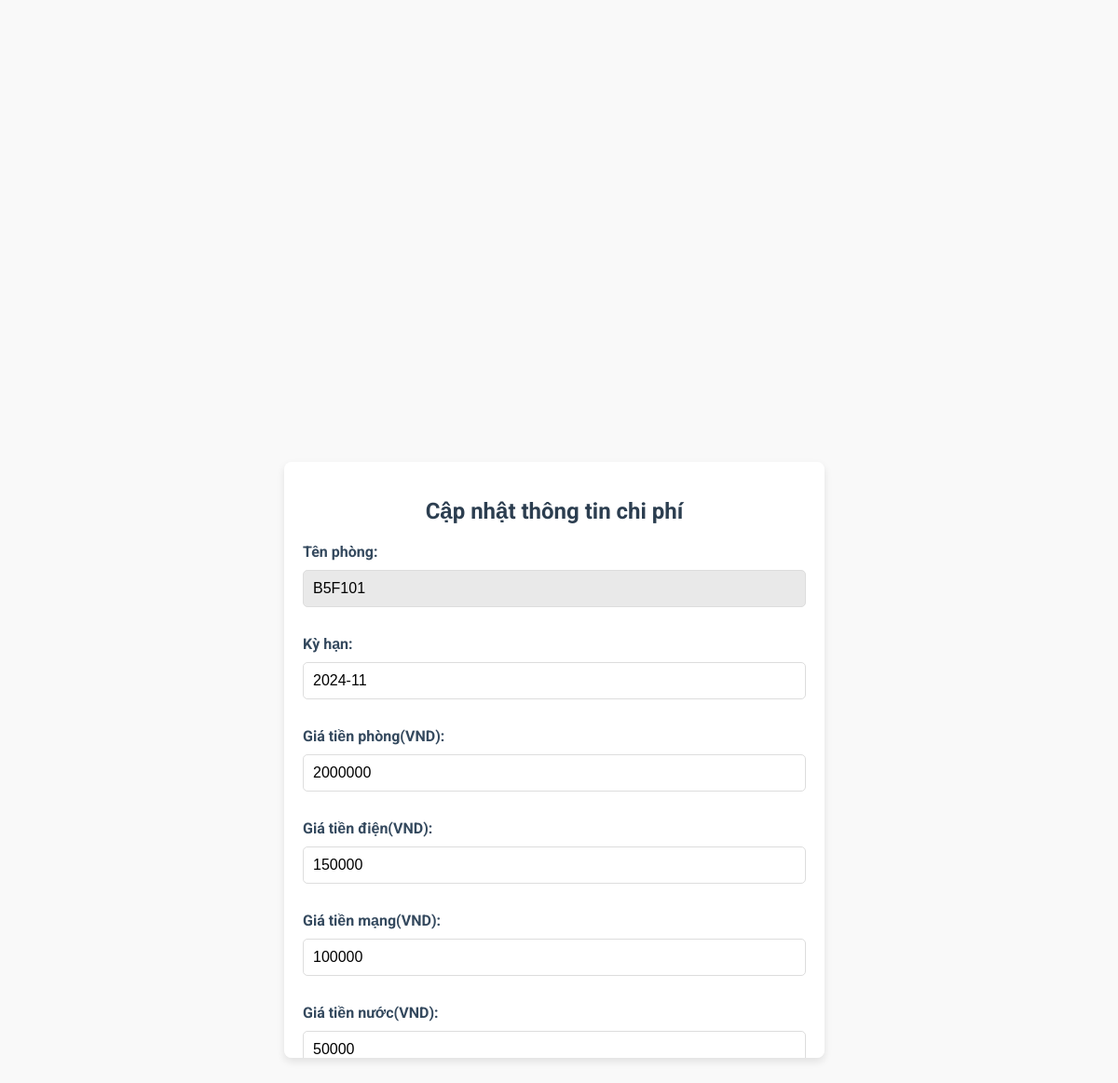
/Rent_fee/Update.php?ID=1, run on the app's committed database.
### tables this page shows
CREATE TABLE `rent_fee` (
  `ID` int NOT NULL AUTO_INCREMENT,
  `R_ID` int NOT NULL,
  `Period` varchar(30) NOT NULL,
  `Room_Bill` float NOT NULL,
  `Elec_Bill` float NOT NULL,
  `Internet_Bill` float NOT NULL,
  `Water_Bill` float NOT NULL,
  `Status` boolean NOT NULL,
  PRIMARY KEY (`ID`),
  FOREIGN KEY (`R_ID`) REFERENCES `room`(`R_ID`) ON DELETE CASCADE
);

CREATE TABLE `room` (
  `R_ID` int NOT NULL AUTO_INCREMENT,
  `R_Name` varchar(20) NOT NULL,
  `F_ID` int NOT NULL,
  `Num_of_Table` int NOT NULL,
  `Num_of_Bed` int NOT NULL,
  `Gender` boolean NOT NULL,
  `Status` boolean NOT NULL,
  PRIMARY KEY (`R_ID`), 
  FOREIGN KEY (`F_ID`) REFERENCES `floor`(`F_ID`) ON DELETE CASCADE
);

### Rent_fee/Update.php (the view, shortened to what this page needs)
<?php
include_once '../CommonMethods/connection.php';
$result = mysqli_query($conn, "SELECT ID, R_Name, Period, Room_Bill, Elec_Bill, Internet_Bill,
                 Water_Bill,
                 CASE
                    WHEN rf.Status = 1 THEN 'Đã thanh toán'
                    WHEN rf.Status = 0 THEN 'Chưa thanh toán'
                    ELSE 'Không xác định'
                 END AS rfStatus
        FROM rent_fee rf
        INNER JOIN room r ON rf.R_ID = r.R_ID
                              WHERE rf.ID='" . $_GET['ID'] . "'");
$row = mysqli_fetch_array($result);
?>
<html>
<head>
  <link href="https://cdnjs.cloudflare.com/ajax/libs/font-awesome/6.0.0-beta3/css/all.min.css" rel="stylesheet">
</head>
<body>
  <div class="form-container">
    <h2>Cập nhật thông tin chi phí</h2>
    <form name="frmUser" method="post" action="" onsubmit="return confirmUpdate();">
      <label for="R_Name">Tên phòng:</label>
      <input type="text" name="R_Name" value="<?php echo $row['R_Name']; ?>" readonly>
      <label for="Period">Kỳ hạn:</label>
      <input type="text" name="Period" value="<?php echo $row['Period']; ?>" required>
      <label for="Room_Bill">Giá tiền phòng(VND):</label>
      <input type="number" step="any" name="Room_Bill" value="<?php echo $row['Room_Bill']; ?>" required>
      <label for="Elec_Bill">Giá tiền điện(VND):</label>
      <input type="number" step="any" name="Elec_Bill" value="<?php echo $row['Elec_Bill']; ?>" required>
      <label for="Internet_Bill">Giá tiền mạng(VND):</label>
      <input type="number" step="any" name="Internet_Bill" value="<?php echo $row['Internet_Bill']; ?>" required>
      <label for="Water_Bill">Giá tiền nước(VND):</label>
      <input type="number" step="any" name="Water_Bill" value="<?php echo $row['Water_Bill']; ?>" required>
    </form>
  </div>
</body>
</html>

### Rent_fee/Update.php (style rules this page uses)
body { font-family: 'Roboto', sans-serif; background-color: #f9f9f9; display: flex; justify-content: center; align-items: center; height: 100vh; margin: 0; }
.form-container { width: 45%; max-width: 800px; max-height: 600px; background-color: #fff; padding: 20px; border-radius: 8px; box-shadow: 0 4px 8px rgba(0, 0, 0, 0.1); overflow: auto; margin-right: 10px; }
.form-container h2 { text-align: center; color: #2c3e50; margin-bottom: 20px; }
.form-container label { display: block; margin: 10px 0; color: #34495e; font-weight: bold; }
.form-container input, .form-container select { width: 100%; padding: 10px; margin-bottom: 20px; border-radius: 5px; border: 1px solid #ddd; box-sizing: border-box; font-size: 16px; }
.form-container input[readonly], .form-container select[readonly] { background-color: #e9e9e9; }

### data on the page
rent_fee: R_Name "B5F101", Period "2024-11", Room_Bill "2000000", Elec_Bill "150000", Internet_Bill "100000", Water_Bill "50000"
